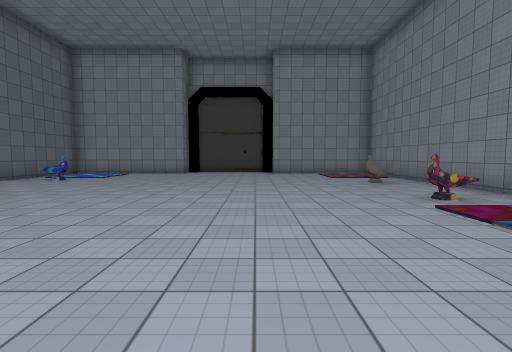
View 1 (above)

14 first-person views from a walk through a 3-D level made in the Unity game engine. The camera is 1.5 m above the floor, tilts 4° down and sees 85° across. The floor is counted in squares, 2 m on a side. Each view is taken from the middle of a square. On the plan, view 1 faces up. The plan holds only what a view shows up to about 10 squares ahead; the rest is blank. The place goes on beyond the plan. The player character is not drawn. Some surface patterns are stand-ins.

View 2
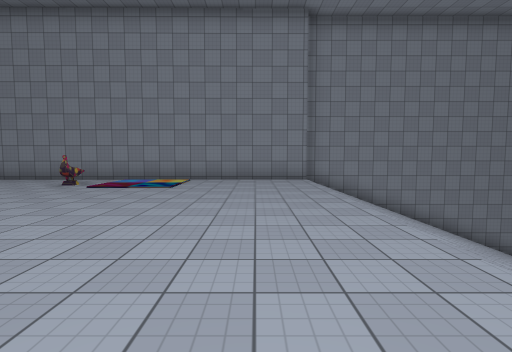

View 3
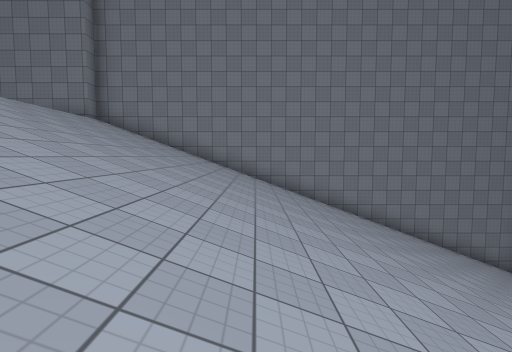

View 4
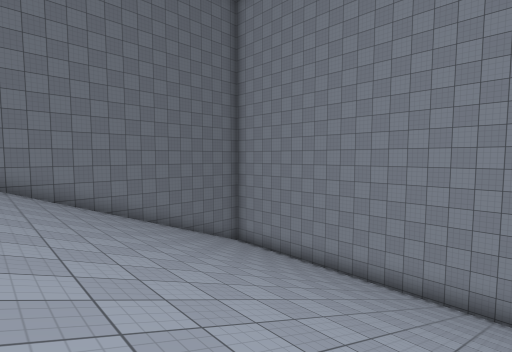

View 5
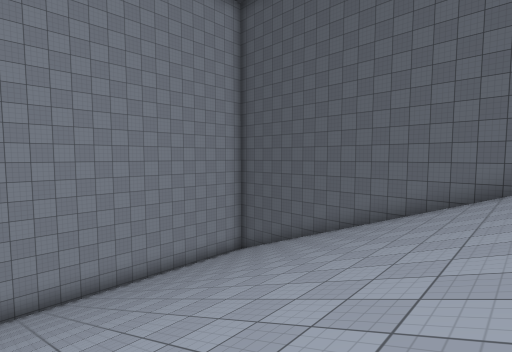

View 6
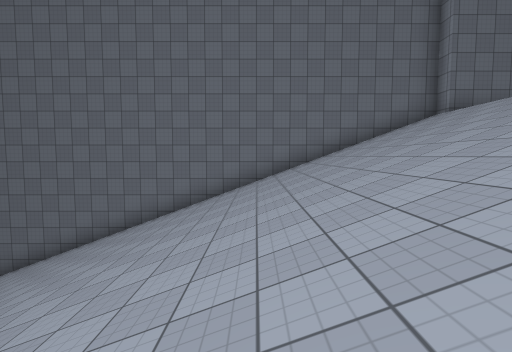

View 7
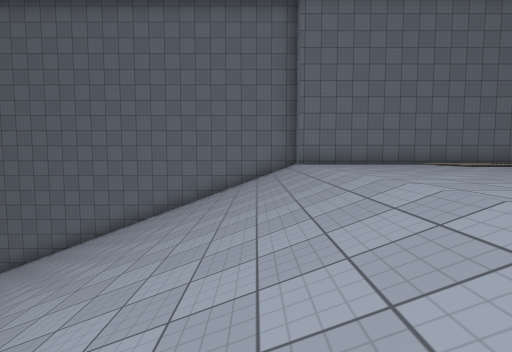

View 8
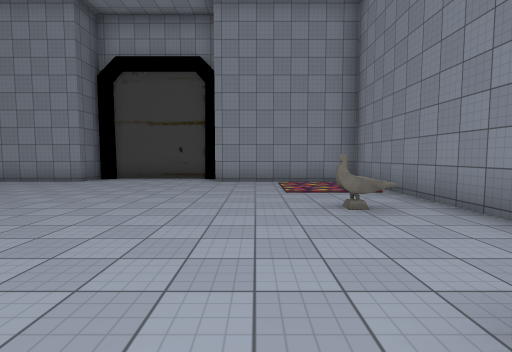

View 9
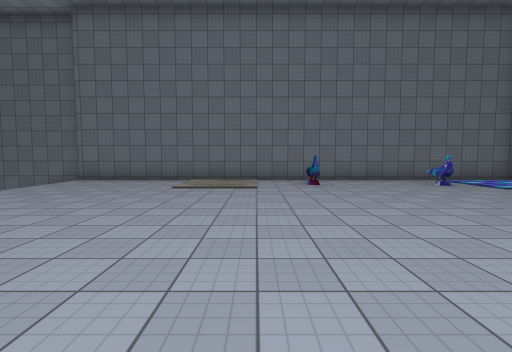

View 10
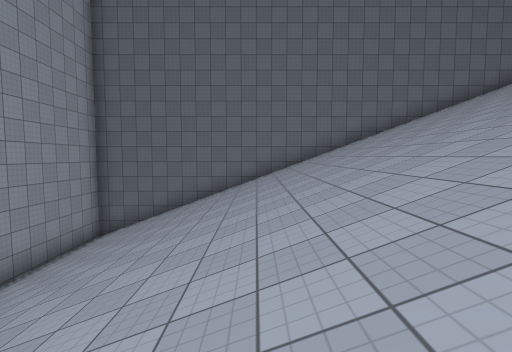

View 11
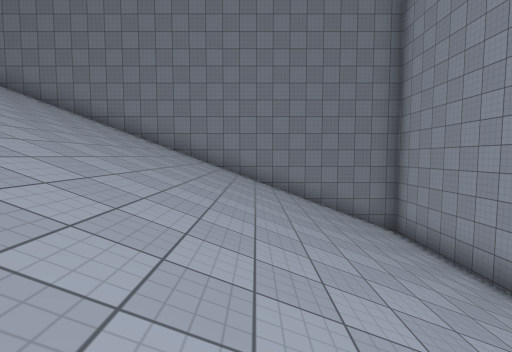

View 12
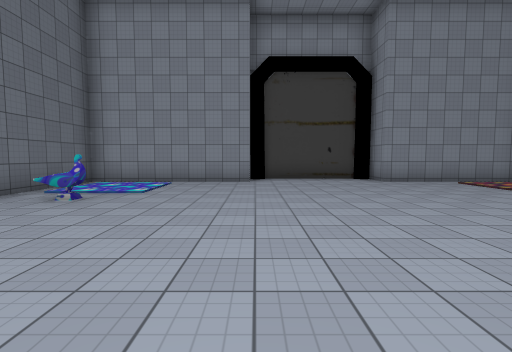

View 13
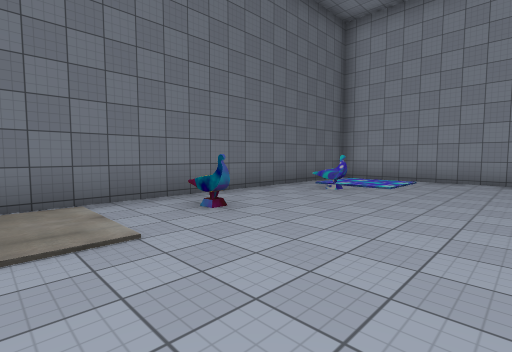

View 14
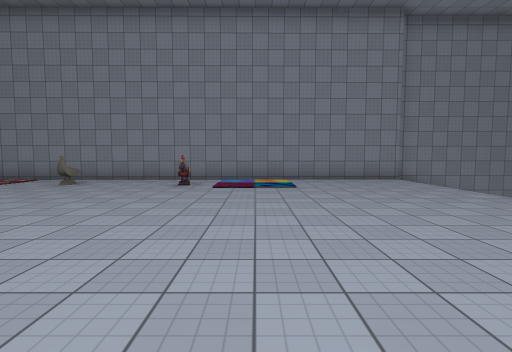

### Floor plan
Key: @ floor where view 1 was taken; # wall or solid block; x gap in a wall; . floor; / step, stairs or slope; = window, fence, low wall or low ledge.
Columns run from 9 left of view 1 to 6 right of it. Each row starts with its distance up from view 1.
 14      ######
 13  #####....#####
 12  #............#
 11  #............#
 10  #............#
  9  #.#..........#
  8  #...........x#
  7  #............#
  6  #.#..........#
  5  #=..........x#
  4  #............#
  3  #............#
  2  #............#
  1  #............#
  0  #.......@....#
 -1 ##............##
 -2 #//////////////#
 -3 #//////////////#
 -4 #//////////////#
 -5 #//////////////#
 -6 #//////////////#
 -7 #//////////////#
 -8 #//////////////#
 -9 #//////////////#
-10 #//////////////#
-11 #//////////////#
-12 #//////////////#
-13 #//////////////#
-14 #//////////////#
-15 #//////////////#
-16 #//////////////#
-17 ################

Where each view was taken, in squares from view 1:
view 1: 0 up, 0 right, facing up
view 2: 0 up, 4 left, facing right
view 3: 7 down, 4 left, facing right
view 4: 8 down, 4 left, facing down-right
view 5: 7 down, 0 right, facing down-left
view 6: 7 down, 0 right, facing left
view 7: 3 down, 1 right, facing left
view 8: 4 up, 2 right, facing up
view 9: 4 up, 1 right, facing left
view 10: 11 down, 1 right, facing left
view 11: 12 down, 3 left, facing right
view 12: 4 up, 3 left, facing up
view 13: 3 up, 3 left, facing up-left
view 14: 3 up, 4 left, facing right
